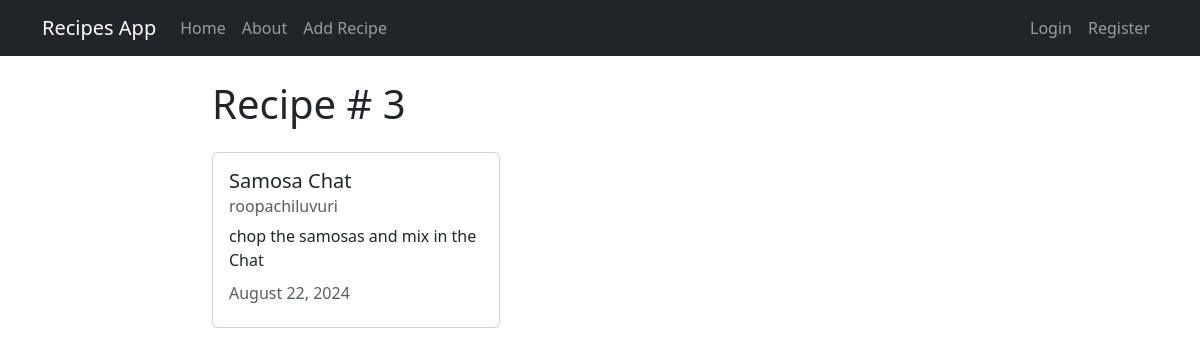
Page /recipe/3/ on the committed database.
### recipes/models.py (models this page shows, shortened)
class Recipe(models.Model):
    title = models.CharField(max_length=100)
    description = models.TextField()
    author = models.ForeignKey(User, on_delete=models.CASCADE)
    created_at = models.DateTimeField(auto_now_add=True)
    updated_at = models.DateTimeField(auto_now=True)

### recipes/views.py (the view)
# urls.py: path('recipe/<int:pk>/', views.RecipeDetailView.as_view(), name="recipes-detail"),
class RecipeDetailView(DetailView):
    model = models.Recipe

### recipes/templates/recipes/recipe_detail.html (shortened to what this page needs)
{% extends 'recipes/base.html' %}
{% block content %}
    <h1>Recipe # {{object.id}}</h1>
<div class="card my-4" style="width: 18rem;">
    <div class="card-body">
        <h5 class="card-title">{{ object.title }}</h5>
        <h6 class="card-subtitle mb-2 text-muted">{{ object.author }}</h6>
        <p class="card-text">{{ object.description }}</p>
        <h6 class="card-subtitle mb-2 text-muted">{{ object.updated_at|date:"F d, Y" }}</h6>
    </div>
</div>
{% endblock content %}

### rows in the picture
Recipe: id "3", title "Samosa Chat", author "roopachiluvuri", description "chop the samosas and mix in the Chat", updated_at "August 22, 2024"
